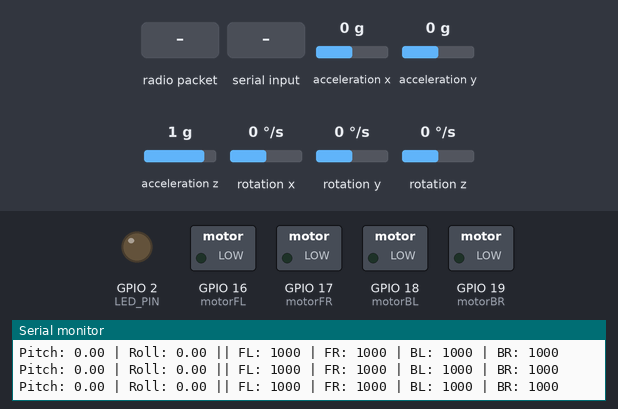
Simulated run of this sketch. Board: ESP32. On the bench: switched loads named in the sketch (green lamp = pin HIGH), output pins drawn as LEDs (lit = HIGH), the last lines printed to the serial monitor. The test bench sets the inputs (shaded band); at power-on: acceleration x 0 g, acceleration y 0 g, rotation x 0 °/s, acceleration z 1 g, rotation y 0 °/s, rotation z 0 °/s. No radio packets arrive unless stated.

Above: at 1.2 s.
1.3 s: radio packet "a" arrives
At 2.7 s:
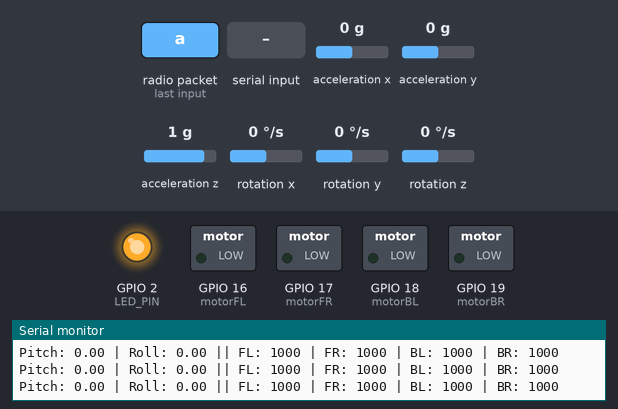
4.3 s: "a" received over Serial
At 5.3 s:
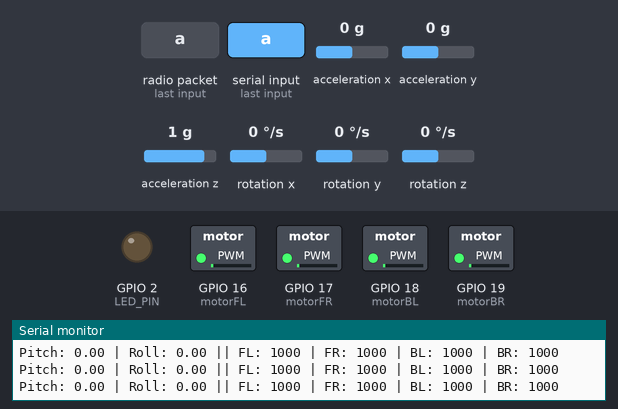
5.8 s: acceleration x set to -1.4 g
At 6.05 s:
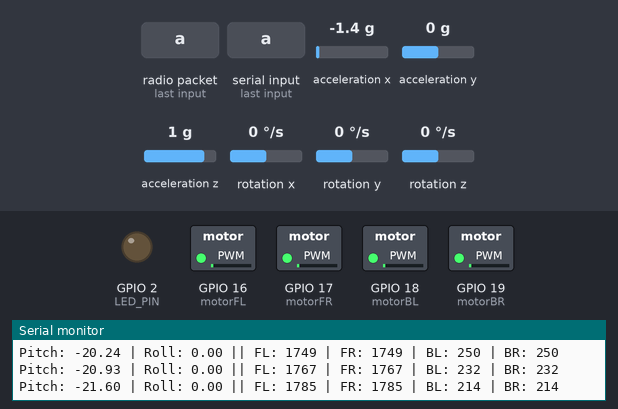
8.8 s: acceleration y set to -1.4 g
At 9.19 s:
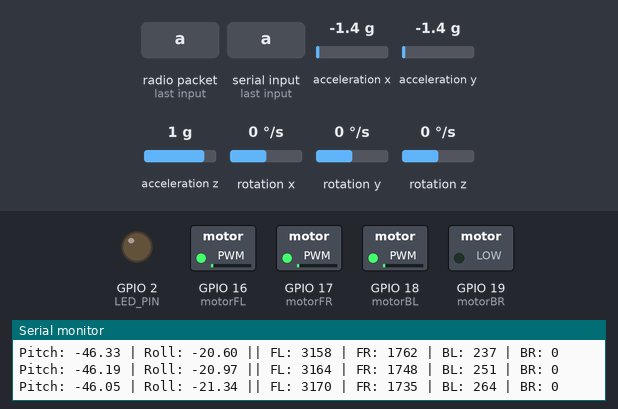
11.8 s: rotation x set to 192 °/s
At 12.24 s:
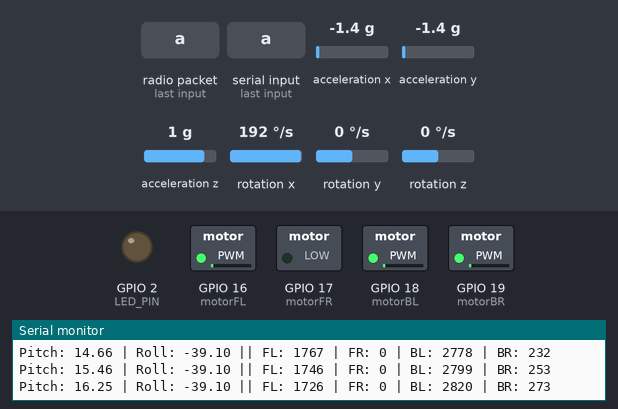
14.8 s: radio packet "1" arrives
At 16.5 s:
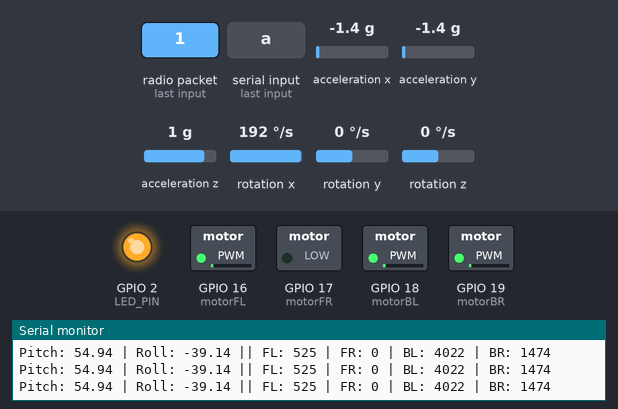
Timing chart, 0 to 18.3 s (numbered marks = the images above; inputs shaded):
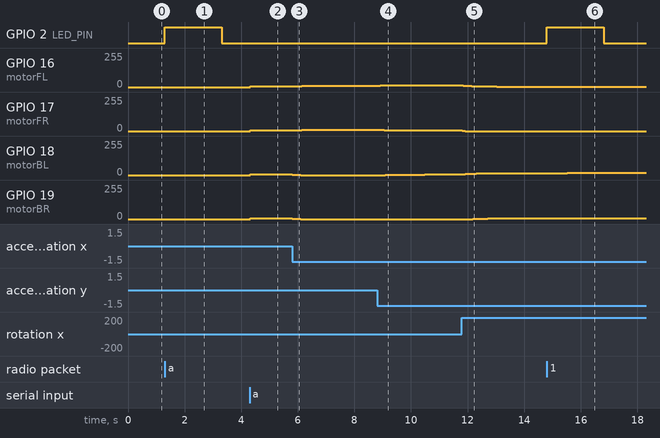

Measured:
- after the input at 1.3 s, GPIO 2 (LED_PIN): LOW → HIGH at once, → LOW 2.0 s later
- after the input at 4.3 s, GPIO 16 (motorFL), GPIO 17 (motorFR), GPIO 18 (motorBL), GPIO 19 (motorBR): 0/255 → 4/255 at once
- after the input at 5.8 s, GPIO 16 (motorFL), GPIO 17 (motorFR): moves from 4/255 to 11/255 over 2.1 s, starting at once; GPIO 18 (motorBL), GPIO 19 (motorBR): 4/255 → 2/255 at once, → 1/255 0.16 s later, → 0/255 0.14 s later
- after the input at 8.8 s, GPIO 16 (motorFL): 11/255 → 12/255 after 0.11 s, → 13/255 0.35 s later, → 14/255 1.2 s later; GPIO 17 (motorFR): moves from 11/255 to 4/255 over 1.3 s, starting at once; GPIO 18 (motorBL): 0/255 → 1/255 after 0.29 s, → 2/255 0.20 s later, → 3/255 0.32 s later, → 4/255 0.87 s later
- after the input at 11.8 s, GPIO 16 (motorFL): moves from 14/255 to 2/255 over 2.5 s, starting at once; GPIO 17 (motorFR): 4/255 → 1/255 at once, → 0/255 0.11 s later; GPIO 18 (motorBL): moves from 4/255 to 15/255 over 1.4 s, starting at once; GPIO 19 (motorBR): moves from 0/255 to 5/255 over 0.99 s, starting after 0.37 s
- after the input at 14.8 s, GPIO 2 (LED_PIN): LOW → HIGH at once, → LOW 2.0 s later

The sketch:

draft_1.ino
```cpp
#include <Wire.h>
#include <MPU6050.h>
#include <SPI.h>
#include <LoRa.h>

MPU6050 mpu;

// PID parameters
float Kp = 30.0, Ki = 1.0, Kd = 2.0;
float pitchError, rollError;
float pitchIntegral = 0, rollIntegral = 0;
float pitchLastError = 0, rollLastError = 0;
float pitchOutput, rollOutput;

int motorFL = 16;
int motorFR = 17;
int motorBL = 18;
int motorBR = 19;

int baseSpeed = 1000;
float pitch = 0, roll = 0;

bool isArmed = false;

// LoRa config
#define SS    5
#define RST   14
#define DIO0  15
#define LED_PIN 2

unsigned long lastReceivedTime = 0;
const unsigned long timeoutDuration = 2000;  // 2 giây
unsigned long lastUpdate = 0;
const int LOOP_INTERVAL = 10;  // 10ms

void setup() {
  Serial.begin(115200);
  Wire.begin();
  mpu.initialize();

  if (!mpu.testConnection()) {
    Serial.println("MPU6050 không kết nối được");
    while (1);
  }

  // PWM setup
  ledcSetup(0, 400, 16);
  ledcSetup(1, 400, 16);
  ledcSetup(2, 400, 16);
  ledcSetup(3, 400, 16);
  ledcAttachPin(motorFL, 0);
  ledcAttachPin(motorFR, 1);
  ledcAttachPin(motorBL, 2);
  ledcAttachPin(motorBR, 3);
  stopMotors();

  // LED setup
  pinMode(LED_PIN, OUTPUT);
  digitalWrite(LED_PIN, LOW);

  // LoRa init
  LoRa.setPins(SS, RST, DIO0);
  if (!LoRa.begin(433E6)) {
    Serial.println("Khởi động LoRa thất bại!");
    while (1);
  }
  Serial.println("LoRa đã sẵn sàng. Nhấn 'a' để ARM.");
}

void loop() {
  // Arm từ Serial
  if (Serial.available()) {
    char c = Serial.read();
    if (c == 'a') {
      isArmed = true;
      Serial.println("Đã ARM.");
    }
  }

  // Nhận dữ liệu từ LoRa
  int packetSize = LoRa.parsePacket();
  if (packetSize) {
    String incoming = "";
    while (LoRa.available()) {
      incoming += (char)LoRa.read();
    }
    Serial.print("Đã nhận LoRa: ");
    Serial.println(incoming);

    lastReceivedTime = millis();        // Cập nhật thời gian nhận
    digitalWrite(LED_PIN, HIGH);       // Bật LED báo hiệu
  }

  // Nếu quá timeout mà không có dữ liệu → Tắt LED
  if (millis() - lastReceivedTime > timeoutDuration) {
    digitalWrite(LED_PIN, LOW);
  }

  // Cập nhật PID và motor mỗi 10ms
  if (millis() - lastUpdate >= LOOP_INTERVAL) {
    lastUpdate = millis();

    int16_t ax, ay, az, gx, gy, gz;
    mpu.getMotion6(&ax, &ay, &az, &gx, &gy, &gz);

    float accPitch = atan2((float)ax, sqrt(ay * ay + az * az)) * 180 / PI;
    float accRoll = atan2((float)ay, sqrt(ax * ax + az * az)) * 180 / PI;
    float dt = LOOP_INTERVAL / 1000.0;
    pitch = 0.98 * (pitch + gx * dt / 131.0) + 0.02 * accPitch;
    roll = 0.98 * (roll + gy * dt / 131.0) + 0.02 * accRoll;

    float pitchTarget = 0;
    float rollTarget = 0;

    // PID tính toán
    pitchError = pitchTarget - pitch;
    pitchIntegral += pitchError * dt;
    pitchIntegral = constrain(pitchIntegral, -100, 100);
    float pitchDerivative = (pitchError - pitchLastError) / dt;
    pitchLastError = pitchError;
    pitchOutput = Kp * pitchError + Ki * pitchIntegral + Kd * pitchDerivative;

    rollError = rollTarget - roll;
    rollIntegral += rollError * dt;
    rollIntegral = constrain(rollIntegral, -100, 100);
    float rollDerivative = (rollError - rollLastError) / dt;
    rollLastError = rollError;
    rollOutput = Kp * rollError + Ki * rollIntegral + Kd * rollDerivative;

    int speedFL = baseSpeed + pitchOutput + rollOutput;
    int speedFR = baseSpeed + pitchOutput - rollOutput;
    int speedBL = baseSpeed - pitchOutput + rollOutput;
    int speedBR = baseSpeed - pitchOutput - rollOutput;

    speedFL = constrain(speedFL, 0, 4095);
    speedFR = constrain(speedFR, 0, 4095);
    speedBL = constrain(speedBL, 0, 4095);
    speedBR = constrain(speedBR, 0, 4095);

    if (isArmed) {
      ledcWrite(0, speedFL);
      ledcWrite(1, speedFR);
      ledcWrite(2, speedBL);
      ledcWrite(3, speedBR);
    } else {
      stopMotors();
    }

    Serial.print("Pitch: "); Serial.print(pitch, 2);
    Serial.print(" | Roll: "); Serial.print(roll, 2);
    Serial.print(" || FL: "); Serial.print(speedFL);
    Serial.print(" | FR: "); Serial.print(speedFR);
    Serial.print(" | BL: "); Serial.print(speedBL);
    Serial.print(" | BR: "); Serial.println(speedBR);
  }
}

void stopMotors() {
  ledcWrite(0, 0);
  ledcWrite(1, 0);
  ledcWrite(2, 0);
  ledcWrite(3, 0);
}
```
